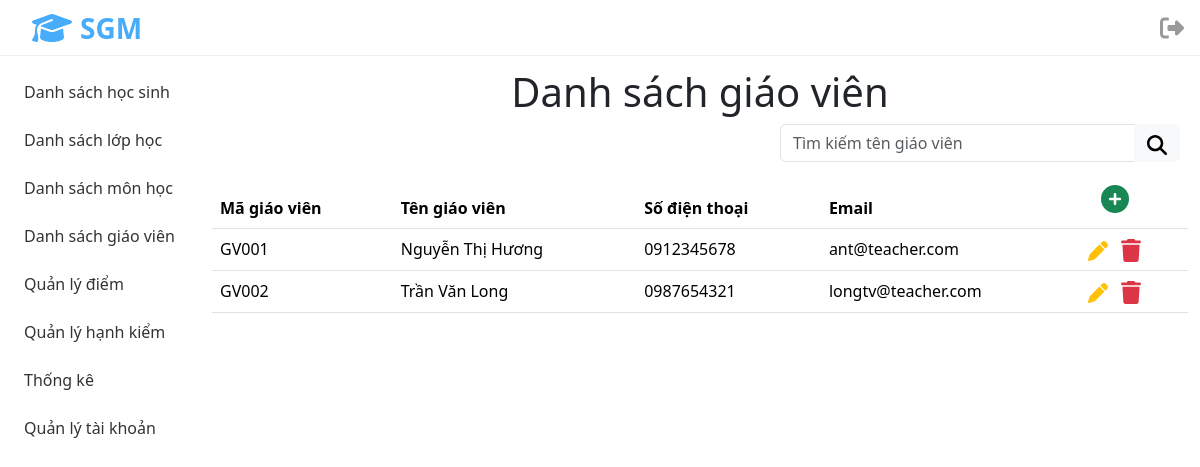
Before: /views/teachers/list.php (signed in) with the older database file.
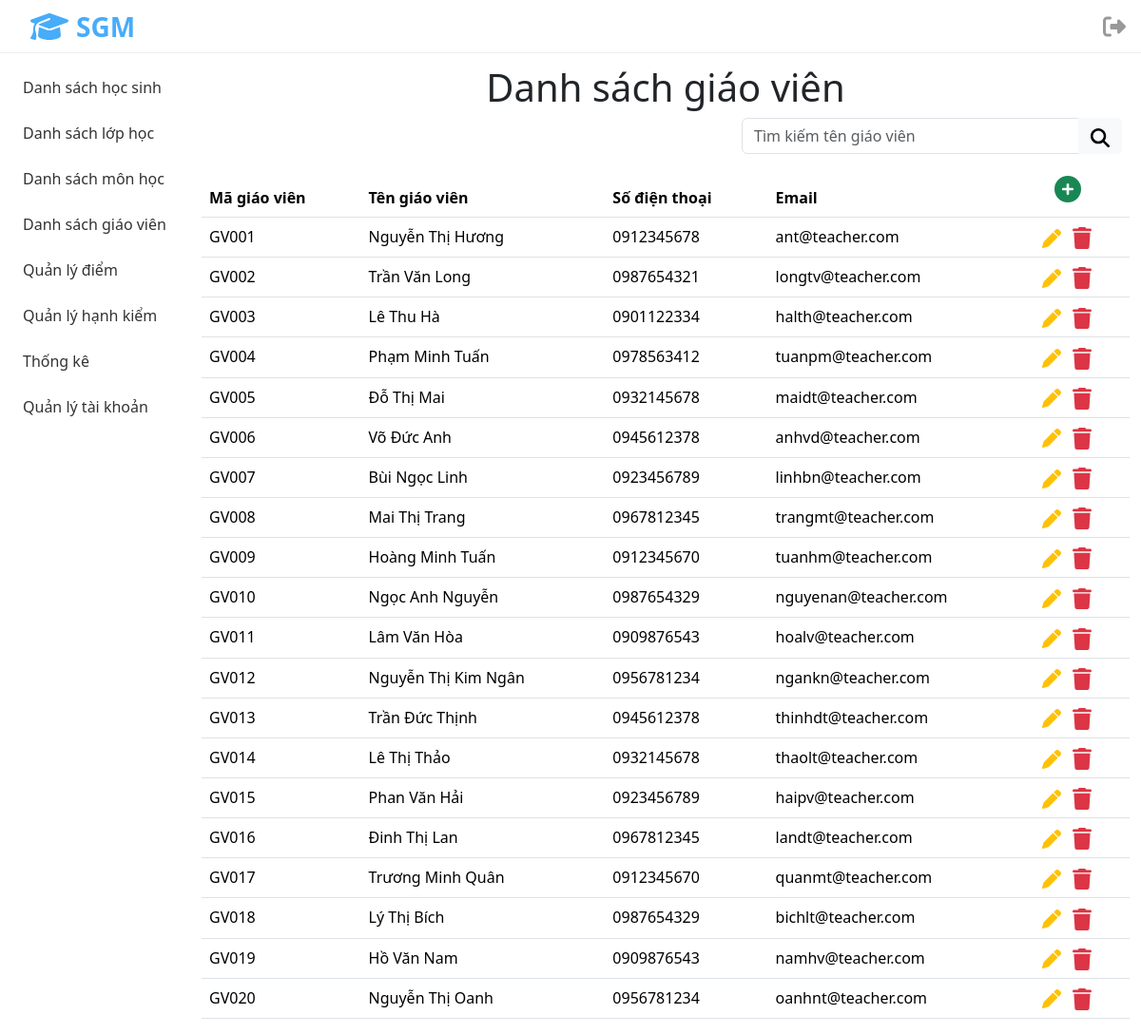
After: the same page with the newer database file.
### tables this page shows
CREATE TABLE `giaovien` (
  `MaGV` varchar(10) NOT NULL,
  `TenGV` varchar(50) NOT NULL,
  `SDTGV` varchar(10) NOT NULL,
  `EmailGV` varchar(50) NOT NULL
);

### models/teachers/list.php (the view)
<?php
$dirRoot = strstr(__DIR__, '\models', true);
require_once $dirRoot . '/connection.php';
$sql = "SELECT * FROM `giaovien` ORDER BY `MaGV` ASC";
$result = $conn->query($sql);
while ($row = $result->fetch_assoc()) {
?>
<tr>
    <td><?php echo $row['MaGV'] ?></td>
    <td><?php echo $row['TenGV'] ?></td>
    <td><?php echo $row['SDTGV'] ?></td>
    <td><?php echo $row['EmailGV'] ?></td>
    <td>
        <a href="edit.php?sid=<?php echo $row['MaGV'] ?>" class="mr-8 text-decoration-none">
            <img class="btn-hover w-20" src="/assets/imgs/pen.svg" alt="Sửa">
        </a>
        <a href="/controllers/Classes.php?sid=<?php echo $row['MaGV'] ?> " class="text-decoration-none">
            <img class="btn-hover w-20" src="/assets/imgs/trash.svg" alt="Xóa">
        </a>
    </td>
</tr>
<?php
}
?>

### views/teachers/list.php (shortened to what this page needs)
<?php
$dirRoot = strstr(__DIR__, '\views', true);
?>
<!DOCTYPE html>
<html lang="en">
<head>
  <link href="https://cdn.jsdelivr.net/npm/bootstrap@5.3.2/dist/css/bootstrap.min.css" rel="stylesheet" />
  <link rel="stylesheet" href="/assets/css/style.css" />
</head>
<body>
  <div class="container-fluid">
    <div class="row mt-68">
      <div class="col-2">
      </div>
      <div class="col-10">
        <h1 class="text-center">Danh sách giáo viên</h1>
        <div class="tool-bar">
          <form action="./search.php" method="post">
            <div class="input-group mb-3 search-bar">
              <input type="text" class="form-control" placeholder="Tìm kiếm tên giáo viên" aria-describedby="button-addon2" />
              <button class="btn btn-light" type="submit" id="button-addon2">
                <img class="btn-hover w-20" src="/assets/imgs/glass.svg" alt="Tìm kiếm">
              </button>
            </div>
          </form>
        </div>
        <table class="table">
          <thead>
            <tr>
              <th scope="col">Mã giáo viên</th>
              <th scope="col">Tên giáo viên</th>
              <th scope="col">Số điện thoại</th>
              <th scope="col">Email</th>
              <th scope="col">
                <button type="button" class="btn" data-bs-toggle="modal" data-bs-target="#addModal">
                  <img class="btn-hover w-28" src="/assets/imgs/plus.svg" alt="Thêm">
                </button>
              </th>
            </tr>
          </thead>
          <tbody>
            <?php
            require_once $dirRoot . '/models/teachers/list.php';
            ?>
          </tbody>
        </table>
      </div>
    </div>
  </div>
</body>
</html>

### assets/css/style.css (style rules this page uses)
:root { --primary-color: #47acfa; }
.mt-68 { margin-top: 68px; }
.mr-8 { margin-right: 8px; }
.w-20 { width: 20px; }
.w-28 { width: 28px; }
.text-decoration-none { text-decoration: none; }
.tool-bar { display: flex; justify-content: end; height: 38px; margin: 8px; }
.search-bar { width: 400px !important; }

### assets/css/header.css (style rules this page uses)
.header__container { position: fixed; top: 0; left: 0; width: 100%; height: 56px; z-index: 999; display: flex; justify-content: space-between; align-items: center; border-bottom: 1px solid #eee; background-color: #fff; }
.header__logo { text-decoration: none; display: flex; align-items: center; user-select: none; cursor: pointer; margin-left: 32px; }
.header__logo-img { width: 40px; margin-right: 8px; }
.header__logo-name { font-size: 28px; font-weight: 700; color: var(--primary-color); }
.header__logout { margin-right: 16px; cursor: pointer; }
.header__logout-img { width: 24px; }

### assets/css/navbar.css (style rules this page uses)
* { margin: 0; padding: 0; box-sizing: border-box; }
.navbar__container { position: fixed; }
.navbar__list { list-style: none; margin: 0; padding: 0; }
.navbar__link { width: 228px; text-decoration: none; color: #333; font-size: 16px; display: block; padding: 12px; border-radius: 8px; }

Changed rows visible on the page:
added giaovien: MaGV "GV003", TenGV "Lê Thu Hà", SDTGV "0901122334", EmailGV "halth@teacher.com"
added giaovien: MaGV "GV004", TenGV "Phạm Minh Tuấn", SDTGV "0978563412", EmailGV "tuanpm@teacher.com"
added giaovien: MaGV "GV005", TenGV "Đỗ Thị Mai", SDTGV "0932145678", EmailGV "maidt@teacher.com"
added giaovien: MaGV "GV006", TenGV "Võ Đức Anh", SDTGV "0945612378", EmailGV "anhvd@teacher.com"
added giaovien: MaGV "GV007", TenGV "Bùi Ngọc Linh", SDTGV "0923456789", EmailGV "linhbn@teacher.com"
added giaovien: MaGV "GV008", TenGV "Mai Thị Trang", SDTGV "0967812345", EmailGV "trangmt@teacher.com"
added giaovien: MaGV "GV009", TenGV "Hoàng Minh Tuấn", SDTGV "0912345670", EmailGV "tuanhm@teacher.com"
added giaovien: MaGV "GV010", TenGV "Ngọc Anh Nguyễn", SDTGV "0987654329", EmailGV "nguyenan@teacher.com"
added giaovien: MaGV "GV011", TenGV "Lâm Văn Hòa", SDTGV "0909876543", EmailGV "hoalv@teacher.com"
added giaovien: MaGV "GV012", TenGV "Nguyễn Thị Kim Ngân", SDTGV "0956781234", EmailGV "ngankn@teacher.com"
added giaovien: MaGV "GV013", TenGV "Trần Đức Thịnh", SDTGV "0945612378", EmailGV "thinhdt@teacher.com"
added giaovien: MaGV "GV014", TenGV "Lê Thị Thảo", SDTGV "0932145678", EmailGV "thaolt@teacher.com"
added giaovien: MaGV "GV015", TenGV "Phan Văn Hải", SDTGV "0923456789", EmailGV "haipv@teacher.com"
added giaovien: MaGV "GV016", TenGV "Đinh Thị Lan", SDTGV "0967812345", EmailGV "landt@teacher.com"
added giaovien: MaGV "GV017", TenGV "Trương Minh Quân", SDTGV "0912345670", EmailGV "quanmt@teacher.com"
added giaovien: MaGV "GV018", TenGV "Lý Thị Bích", SDTGV "0987654329", EmailGV "bichlt@teacher.com"
added giaovien: MaGV "GV019", TenGV "Hồ Văn Nam", SDTGV "0909876543", EmailGV "namhv@teacher.com"
added giaovien: MaGV "GV020", TenGV "Nguyễn Thị Oanh", SDTGV "0956781234", EmailGV "oanhnt@teacher.com"
